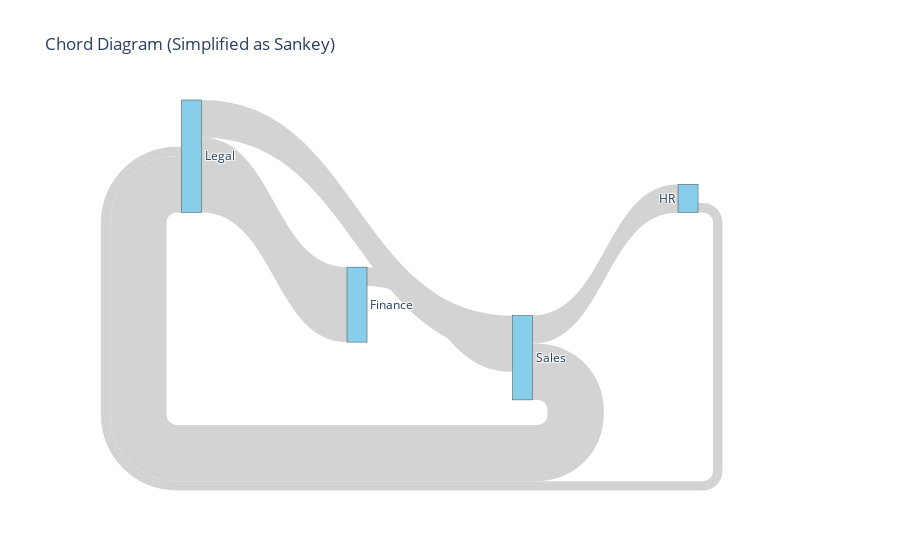

Write notebook code for a chart like this one.
### Markdown cell above
58.Chord Diagram: Generate a chord diagram to show relationships between different entities.

### Code cell
import plotly.graph_objects as go

# Example data: relationship strength between departments
labels = ['Legal', 'Finance', 'Sales', 'HR']

# Define source-target relationships and their strength
sources = [0, 0, 1, 2, 2, 3] 
targets = [1, 2, 2, 0, 3, 0]
values  = [8, 4, 2, 6, 3, 1] 

# Create Sankey-style chord diagram
fig = go.Figure(data=[go.Sankey( # Using Sankey to represent chord diagram
    arrangement = "fixed",
    node=dict(  # nodes in the diagram
        pad=0,
        thickness=20,
        label=labels,
        color="skyblue"
    ),
    link=dict(  # source-target relationships
        source=sources,
        target=targets,
        value=values,
        color="lightgrey"
    )
)])

fig.update_layout(title_text="Chord Diagram (Simplified as Sankey)", font_size=12)
fig.show()

### Figure 1 — Plotly figure (JSON) as saved in the notebook; plotly's stock layout.template omitted (floating-point values rounded to 4 significant figures)
{"data": [{"arrangement": "fixed", "link": {"color": "lightgrey", "source": [0, 0, 1, 2, 2, 3], "target": [1, 2, 2, 0, 3, 0], "value": [8, 4, 2, 6, 3, 1]}, "node": {"color": "skyblue", "label": ["Legal", "Finance", "Sales", "HR"], "pad": 0, "thickness": 20}, "type": "sankey"}], "layout": {"font": {"size": 12}, "title": {"text": "Chord Diagram (Simplified as Sankey)"}}}
